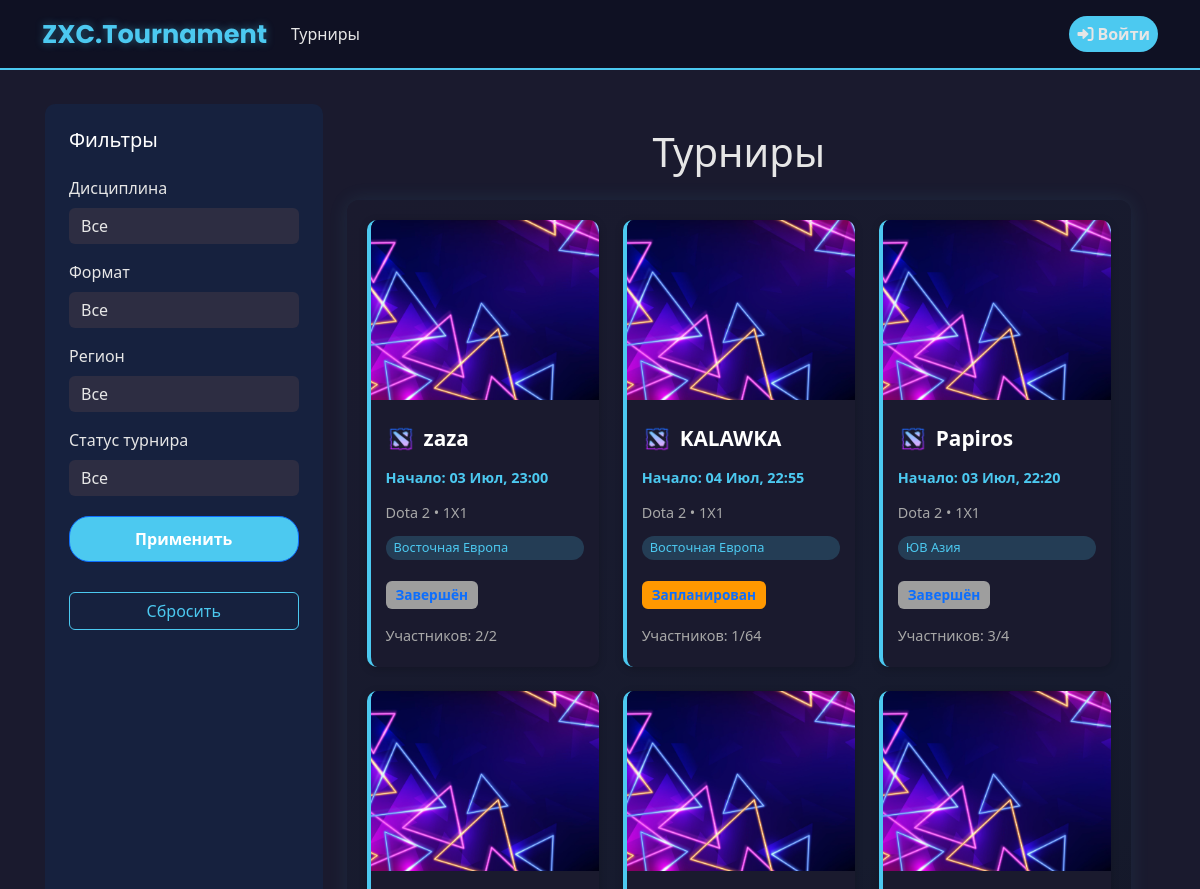
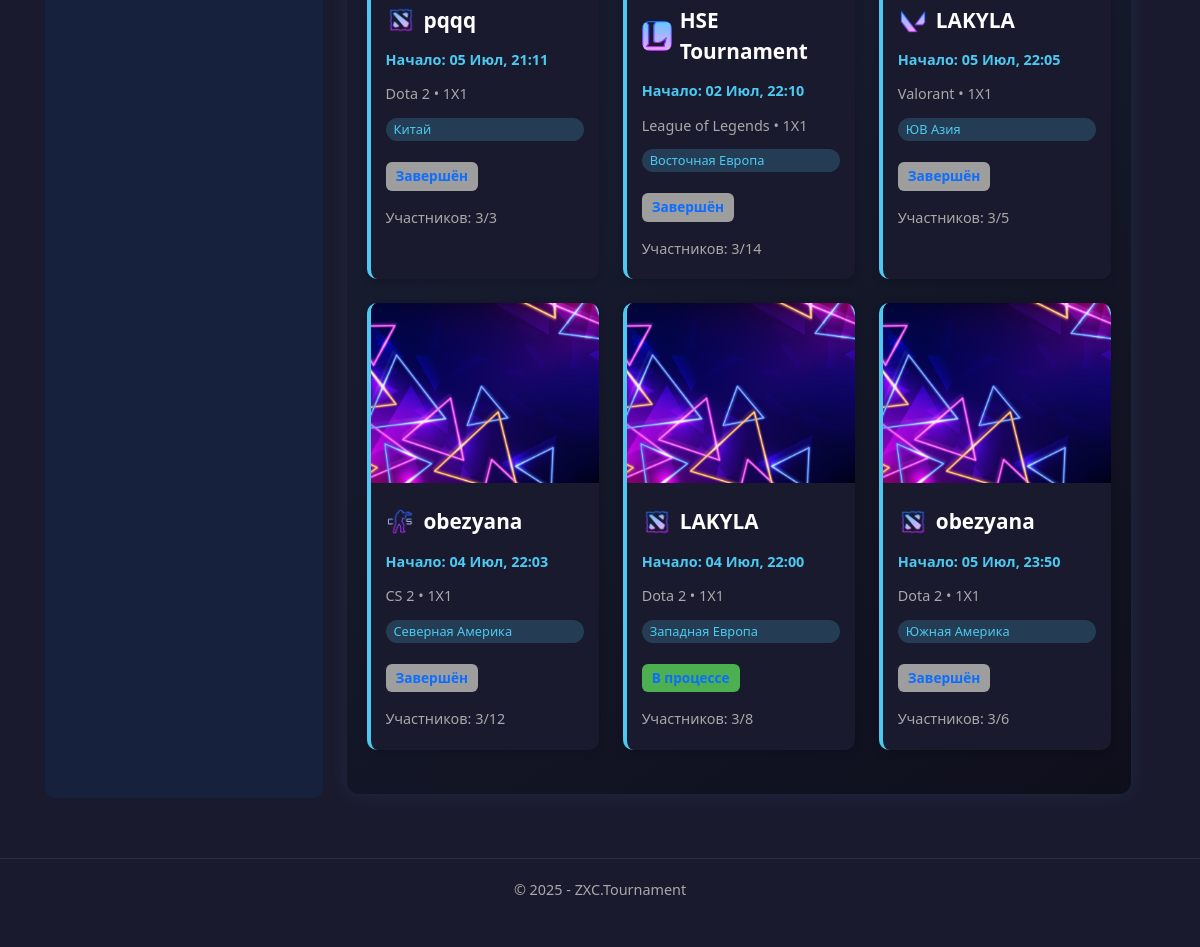
/tournaments/, run on the app's committed database (2 pictures, top to bottom).
### app/models.py (models this page shows, shortened)
class Tournament(models.Model):
    DISCIPLINE_CHOICES = [
        ('Dota 2', 'Dota 2'),
        ('CS 2', 'CS 2'),
        ('Valorant', 'Valorant'),
        ('LoL', 'League of Legends'),
    ]
    FORMAT_CHOICES = [
        ('1x1', '1x1'),
        ('2x2', '2x2'),
        ('3x3', '3x3'),
        ('5x5', '5x5'),
    ]
    TOURNAMENT_FORMAT_CHOICES = [
        ('single_elimination', 'Single Elimination'),
        ('double_elimination', 'Double Elimination'),
        ('round_robin', 'Round Robin'),
    ]
    TEAM_COUNT_CHOICES = [(i, str(i)) for i in range(2, 513)]
    LOCATION_CHOICES = [
        ('China', 'Китай'),
        ('Western Europe', 'Западная Европа'),
        ('Eastern Europe', 'Восточная Европа'),
        ('Southeast Asia', 'ЮВ Азия'),
        ('North America', 'Северная Америка'),
        ('South America', 'Южная Америка'),
    ]
    name = models.CharField(max_length=50, verbose_name="Название турнира")
    max_teams = models.IntegerField(choices=TEAM_COUNT_CHOICES, verbose_name="Максимальное количество команд")
    start_date = models.DateTimeField(verbose_name="Дата начала")
    discipline = models.CharField(max_length=50, choices=DISCIPLINE_CHOICES, verbose_name="Дисциплина")
    game_format = models.CharField(max_length=50, choices=FORMAT_CHOICES, verbose_name="Формат игры")
    tournament_format = models.CharField(max_length=50, choices=TOURNAMENT_FORMAT_CHOICES, verbose_name="Формат турнира", blank=True, null=True)
    location = models.CharField(max_length=50, choices=LOCATION_CHOICES, verbose_name="Локация")
    description = models.TextField(max_length=1000, verbose_name="Описание", blank=True, null=True)
    creator = models.ForeignKey(User, on_delete=models.CASCADE, verbose_name="Создатель")
    created_at = models.DateTimeField(default=timezone.now, verbose_name="Дата создания")
    is_active = models.BooleanField(default=True, verbose_name="Активный")
    registered_teams = models.ManyToManyField(
        'Team',
        through='TournamentRegistration',
        related_name='tournaments',
        blank=True,
        verbose_name="Зарегистрированные команды"
    )
    class Meta:
        ordering = ['-created_at']
        verbose_name = 'Турнир'
        verbose_name_plural = 'Турниры'
    def registered_teams_count(self):
        return self.registered_teams.count()
    def get_status(self):
        if hasattr(self, 'round_robin_table'):
            total_matches = RoundRobinMatch.objects.filter(table=self.round_robin_table).count()
            completed_matches = RoundRobinMatch.objects.filter(table=self.round_robin_table, is_completed=True).count()
            if completed_matches == total_matches and total_matches > 0:
                return 'completed'
            else:
                return 'in_progress'
        if hasattr(self, 'bracket'):
            total_matches = BracketMatch.objects.filter(stage__bracket=self.bracket).count()
            completed_matches = BracketMatch.objects.filter(stage__bracket=self.bracket, is_completed=True).count()
            if completed_matches == total_matches and total_matches > 0:
                return 'completed'
            else:
                return 'in_progress'
        return 'planned'
    def get_status_display(self):
        status_map = {
            'planned': 'Запланирован',
            'in_progress': 'В процессе',
            'completed': 'Завершён'
        }
        return status_map.get(self.get_status(), 'Неизвестно')

class TournamentBracket(models.Model):
    FORMAT_CHOICES = [
        ('BO1', 'Best of 1'),
        ('BO3', 'Best of 3'),
        ('BO5', 'Best of 5'),
    ]
    DISTRIBUTION_CHOICES = [
        ('random', 'Случайное распределение'),
        ('manual', 'Ручное распределение'),
    ]
    tournament = models.OneToOneField(Tournament, on_delete=models.CASCADE, related_name='bracket')
    distribution_type = models.CharField(max_length=20, choices=DISTRIBUTION_CHOICES, default='random')
    third_place_match = models.BooleanField(default=False, verbose_name="Матч за третье место")
    created_at = models.DateTimeField(auto_now_add=True)
    updated_at = models.DateTimeField(auto_now=True)
    class Meta:
        verbose_name = 'Турнирная сетка'
        verbose_name_plural = 'Турнирные сетки'

class RoundRobinTable(models.Model):
    tournament = models.OneToOneField(Tournament, on_delete=models.CASCADE, related_name='round_robin_table')
    created_at = models.DateTimeField(auto_now_add=True)
    updated_at = models.DateTimeField(auto_now=True)
    class Meta:
        verbose_name = 'Таблица Round Robin'
        verbose_name_plural = 'Таблицы Round Robin'

### app/views.py (the view, shortened to what this page needs)
# urls.py: path('tournaments/', views.tournaments, name='tournaments'),
def tournaments(request):
    selected_discipline = request.GET.get('discipline')
    selected_game_format = request.GET.get('game_format')
    selected_region = request.GET.get('region')
    selected_status = request.GET.get('status')
    tournaments = Tournament.objects.all()
    if selected_discipline:
        tournaments = tournaments.filter(discipline=selected_discipline)
    if selected_game_format:
        tournaments = tournaments.filter(game_format=selected_game_format)
    if selected_region:
        tournaments = tournaments.filter(location=selected_region)
    disciplines = Tournament.DISCIPLINE_CHOICES
    game_formats = Tournament.FORMAT_CHOICES
    regions = Tournament.LOCATION_CHOICES
    return render(request, 'app/tournaments/tournaments.html', {
        'tournaments': tournaments,
        'disciplines': disciplines,
        'game_formats': game_formats,
        'regions': regions,
        'selected_discipline': selected_discipline,
        'selected_game_format': selected_game_format,
        'selected_region': selected_region,
        'selected_status': selected_status,
        'year': datetime.now().year,
    })

### app/templates/app/tournaments/tournaments.html (shortened to what this page needs)
﻿{% extends "app/layout.html" %}
{% load static %}
{% block content %}
<div class="container-fluid">
    <div class="row">
        <div class="col-md-3 sidebar p-4">
            <h5 class="text-white">Фильтры</h5>
            <form method="get" class="mt-3">
                <div class="mb-3">
                    <label for="discipline" class="form-label">Дисциплина</label>
                    <select name="discipline" id="discipline" class="form-control">
                        <option value="">Все</option>
                    </select>
                </div>
                <div class="mb-3">
                    <label for="game_format" class="form-label">Формат</label>
                    <select name="game_format" id="game_format" class="form-control">
                        <option value="">Все</option>
                    </select>
                </div>
                <div class="mb-3">
                    <label for="region" class="form-label">Регион</label>
                    <select name="region" id="region" class="form-control">
                        <option value="">Все</option>
                    </select>
                </div>
                <div class="mb-3">
                    <label for="status" class="form-label">Статус турнира</label>
                    <select name="status" id="status" class="form-control">
                        <option value="">Все</option>
                    </select>
                </div>
                <div class="apply-button-wrapper">
                    <button type="submit" class="btn btn-primary">Применить</button>
                </div>
                <div class="apply-button-wrapper">
                    <a href="{% url 'tournaments' %}" class="btn btn-outline-secondary">Сбросить</a>
                </div>
            </form>
        </div>
        <div class="col-md-9 main-content px-4 py-4">
            <div class="header text-center mb-4">
                <h1 class="gradient-text">Турниры</h1>
            </div>
            <div class=" tournaments-container">
                {% if tournaments %}
                <div class="row">
                    {% for t in tournaments %}
                    <div class="col-md-6 col-lg-4 mb-4">
                        <a href="/tournaments/{{ t.id }}/" style="text-decoration: none;">
                            <div class="tournament-card h-100 w-100 d-block">
                                <img src="{% static 'app/images/default-tournament.jpg' %}" class="tournament-img" alt="Tournament Image">
                                <div class="tournament-body">
                                    <div class="tournament-title mt-2 d-flex align-items-center">
                                        <img src="{% static 'app/images/'|add:t.discipline|lower|add:'.png' %}" alt="{{ t.discipline }}" class="tournament-game-icon me-2">
                                        {{ t.name }}
                                    </div>
                                    <div class="tournament-meta tournament-date">Начало: {{ t.start_date|date:"d M, H:i" }}</div>
                                    <div class="tournament-meta">{{ t.get_discipline_display }} • {{ t.game_format|upper }}</div>
                                    <div class="tournament-tag">{{ t.get_location_display }}</div>
                                    <div class="d-flex align-items-center my-2">
                                        <span class="status-badge
                                            {% if t.get_status == 'planned' %}status-upcoming
                                            {% elif t.get_status == 'in_progress' %}status-in-progress
                                            {% elif t.get_status == 'completed' %}status-completed{% endif %}">
                                            {{ t.get_status_display }}
                                        </span>
                                    </div>
                                    <div class="tournament-meta">Участников: {{ t.registered_teams_count }}/{{ t.max_teams }}</div>
                                </div>
                            </div>
                        </a>
                    </div>
                    {% endfor %}
                </div>
                {% else %}
                <div class="text-center mt-5">
                    <p class="text-muted">Нет активных турниров</p>
                </div>
                {% endif %}
            </div>
        </div>
    </div>
</div>
{% endblock %}

### static/app/content/site.css (style rules this page uses)
body { padding-top: 10px; padding-bottom: 10px; }
input, select, textarea { max-width: 280px; }
.sidebar { padding: 20px; color: #e6e6e6; background-color: #16213e; }
.main-content { padding: 20px; background-color: #1a1a2e; }
body { background-color: #1a1a2e; color: #e6e6e6; font-family: 'Segoe UI', Tahoma, Geneva, Verdana, sans-serif; }
.tournament-body { padding: 15px; display: flex; flex-direction: column; gap: 5px; }
.tournament-time, .tournament-title, .tournament-meta, .tournament-tag { margin-bottom: 5px; }
.tournament-game-icon { width: 30px; height: 30px; object-fit: cover; border-radius: 8px; margin-right: 10px; }

### app/templates/app/tournaments/tournaments.html (style rules this page uses)
.sidebar { background-color: #16213e; padding: 20px; border-radius: 10px; margin-bottom: 20px; }
.sidebar h5 { color: #e6e6e6; margin-bottom: 1.5rem; }
.form-control { background-color: #2d2d42; border: none; color: #e6e6e6; }
.btn-primary { background-color: #4cc9f0; color: white; border-radius: 20px; padding: 10px 16px; font-weight: bold; width: 100%; transition: background-color 0.3s ease; }
.btn-outline-secondary { color: #4cc9f0; border-color: #4cc9f0; margin-top: 10px; width: 100%; transition: background-color 0.3s ease; }
.tournament-card { background-color: #1a1a2e; border-left: 4px solid #4cc9f0; transition: transform 0.3s ease, box-shadow 0.3s ease; border-radius: 10px; overflow: hidden; box-shadow: 0 2px 8px rgba(0, 0, 0, 0.2); cursor: pointer; }
.tournaments-container { background: linear-gradient(145deg, #1a1a2e, #161b2e, #0f0f1c); padding: 20px; border-radius: 12px; box-shadow: 0 0 20px rgba(76, 201, 240, 0.1); }
.tournament-img { width: 100%; height: 180px; object-fit: cover; background-color: #2d2d42; }
.tournament-body { padding: 15px; display: flex; flex-direction: column; gap: 8px; }
.tournament-title { font-size: 1.3rem; font-weight: bold; color: #ffffff; display: flex; align-items: center; }
.tournament-meta { color: #a8a8a8; font-size: 0.9rem; }
.tournament-tag { display: inline-block; background-color: #4cc9f033; color: #4cc9f0; padding: 2px 8px; border-radius: 12px; font-size: 0.8rem; }
.status-badge { font-size: 0.85rem; font-weight: bold; padding: 4px 10px; border-radius: 6px; }
.status-upcoming { background-color: #ff9800; }
.status-in-progress { background-color: #4caf50; }
.status-completed { background-color: #9e9e9e; }
.tournament-date { color: #4cc9f0 !important; font-size: 0.9rem; font-weight: bold; }
.tournament-game-icon { width: 30px; height: 30px; object-fit: cover; border-radius: 8px; }
.apply-button-wrapper { margin-top: 20px; text-align: center; }

### data on the page
Tournament: name "zaza", start_date "03 Июл, 23:00", discipline "Dota 2", game_format "1X1", location "Восточная Европа", status "Завершён", registered_teams_count "2", max_teams "2"
Tournament: name "KALAWKA", start_date "04 Июл, 22:55", discipline "Dota 2", game_format "1X1", location "Восточная Европа", status "Запланирован", registered_teams_count "1", max_teams "64"
Tournament: name "Papiros", start_date "03 Июл, 22:20", discipline "Dota 2", game_format "1X1", location "ЮВ Азия", status "Завершён", registered_teams_count "3", max_teams "4"
Tournament: name "pqqq", start_date "05 Июл, 21:11", discipline "Dota 2", game_format "1X1", location "Китай", status "Завершён", registered_teams_count "3", max_teams "3"
Tournament: shows a picture, name "HSE Tournament", start_date "02 Июл, 22:10", discipline "League of Legends", game_format "1X1", location "Восточная Европа", status "Завершён", registered_teams_count "3", max_teams "14"
Tournament: shows a picture, name "LAKYLA", start_date "05 Июл, 22:05", discipline "Valorant", game_format "1X1", location "ЮВ Азия", status "Завершён", registered_teams_count "3", max_teams "5"
Tournament: shows a picture, name "obezyana", start_date "04 Июл, 22:03", discipline "CS 2", game_format "1X1", location "Северная Америка", status "Завершён", registered_teams_count "3", max_teams "12"
Tournament: name "LAKYLA", start_date "04 Июл, 22:00", discipline "Dota 2", game_format "1X1", location "Западная Европа", status "В процессе", registered_teams_count "3", max_teams "8"
Tournament: name "obezyana", start_date "05 Июл, 23:50", discipline "Dota 2", game_format "1X1", location "Южная Америка", status "Завершён", registered_teams_count "3", max_teams "6"
